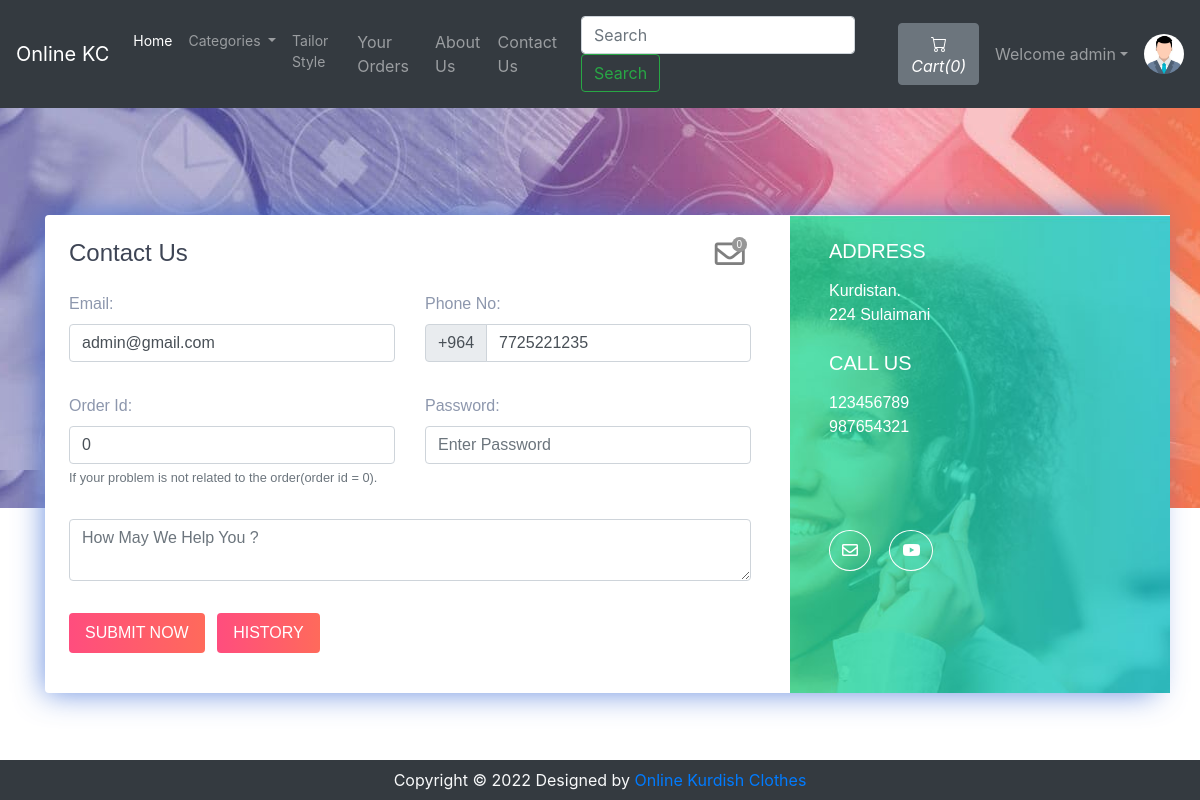
/contact.php (signed in), run on the app's committed database.
### tables this page shows
CREATE TABLE `sitedetail` (
  `tempId` int(11) NOT NULL,
  `systemName` varchar(21) NOT NULL,
  `email` varchar(35) NOT NULL,
  `contact1` bigint(21) NOT NULL,
  `contact2` bigint(21) DEFAULT NULL COMMENT 'Optional',
  `address` text NOT NULL,
  `dateTime` datetime NOT NULL DEFAULT current_timestamp()
);

CREATE TABLE `users` (
  `id` int(21) NOT NULL,
  `username` varchar(21) NOT NULL,
  `firstName` varchar(21) NOT NULL,
  `lastName` varchar(21) NOT NULL,
  `email` varchar(35) NOT NULL,
  `phone` bigint(20) NOT NULL,
  `userType` enum('0','1') NOT NULL DEFAULT '0' COMMENT '0=user\r\n1=admin',
  `password` varchar(255) NOT NULL,
  `joinDate` datetime NOT NULL DEFAULT current_timestamp()
);

### contact.php (the view, shortened to what this page needs)
<!doctype html>
<html lang="en">
  <head>
    <link rel="stylesheet" href="https://stackpath.bootstrapcdn.com/bootstrap/4.5.0/css/bootstrap.min.css">
    <link rel="stylesheet" href="https://use.fontawesome.com/releases/v5.8.2/css/all.css">
  </head>
  <body>
  <?php include 'partials/_dbconnect.php';?>
  <?php include 'partials/_nav.php';?>
      <div class="contact2" style="background-image:url(img/us.jpg);height: 400px;" id="contact">
        <div class="container">
          <div class="row contact-container">
            <div class="col-lg-12">
              <div class="card card-shadow border-0 mb-4">
                <div class="row">
                  <div class="col-lg-8">
                    <div class="contact-box p-4">
                      <div class="row">
                        <div class="col-lg-8">
                          <h4 class="title">Contact Us</h4>
                        </div>
                        <?php if($loggedin){ ?>
                          <div class="col-lg-4">
                            <div class="icon-badge-container mx-1" style="padding-left: 167px;">
                              <a href="#" data-toggle="modal" data-target="#adminReply"><i class="far fa-envelope icon-badge-icon"></i></a>
                              <div class="icon-badge"><b><span id="totalMessage">0</span></b></div>
                            </div>
                          </div>
                        <?php } ?>
                      </div>
                      <?php
                          $passSql = "SELECT * FROM users WHERE id='$userId'";
                          $passResult = mysqli_query($conn, $passSql);
                          $passRow=mysqli_fetch_assoc($passResult);
                          if($passRow){
                          $email = $passRow['email'];
                          $phone = $passRow['phone'];
                        }else{
                            $email = "";
                            $phone = "";
                        }
                      ?>
                      <form action="partials/_manageContactUs.php" method="POST">
                        <div class="row">
                          <div class="col-lg-6">
                            <div class="form-group mt-3">
                                <b><label for="email">Email:</label></b>
                                <input type="email" class="form-control" id="email" name="email" placeholder="Enter Your Email" required value="<?php echo $email ?>">
                            </div>
                          </div>
                          <div class="col-lg-6">
                            <div class="form-group mt-3">
                                <b><label for="phone">Phone No:</label></b>
                                <div class="input-group mb-3">
                                    <div class="input-group-prepend">
                                      <span class="input-group-text" id="basic-addon">+964</span>
                                    </div>
                                    <input type="tel" class="form-control" id="phone" name="phone" aria-describedby="basic-addon" placeholder="Enter Your Phone Number" required pattern="[0-9]{10}" value="<?php echo $phone ?>">
                                </div>
                            </div>
                          </div>
                          <div class="col-lg-6">
                            <div class="form-group mt-3">
                              <b><label for="orderId">Order Id:</label></b>
                              <input class="form-control" type="text" id="orderId" name="orderId" placeholder="Order Id" value="0">
                              <small id="orderIdHelp" class="form-text text-muted">If your problem is not related to the order(order id = 0).</small>
                            </div>
                          </div>
                          <div class="col-lg-6">
                            <div class="form-group mt-3">
                              <b><label for="password">Password:</label></b>
                              <input class="form-control" id="password" name="password" placeholder="Enter Password" type="password" placeholder="Enter Your Password" required data-toggle="password">
                            </div>
                          </div>
                          <div class="col-lg-12">
                            <div class="form-group  mt-3">
                                <textarea class="form-control" id="message" name="message" rows="2" required minlength="6" placeholder="How May We Help You ?"></textarea>
                            </div>
                          </div>
                          <?php if($loggedin){ ?>
                            <div class="col-lg-12">
                              <button type="submit" class="btn btn-danger-gradiant mt-3 mb-3 text-white border-0 py-2 px-3"><span> SUBMIT NOW <i class="ti-arrow-right"></i></span></button>
                              <button type="button" class="btn btn-danger-gradiant mt-3 mb-3 text-white border-0 py-2 px-3 mx-2" data-toggle="modal" data-target="#history"><span> HISTORY <i class="ti-arrow-right"></i></span></button>
                            </div>
                          <?php } ?>
                        </div>
                      </form>
                    </div>
                  </div>
                  <?php
                    $sql = "SELECT * FROM `sitedetail`";
                    $result = mysqli_query($conn, $sql);
                    $row = mysqli_fetch_assoc($result);
                    $address = $row['address'];
                    $email = $row['email'];
                    $contact1 = $row['contact1'];
                    $contact2 = $row['contact2'];
                    echo '<div class="col-lg-4 bg-image" style="background-image:url(img/contact.jpg)">
                          <div class="detail-box p-4">
                            <h5 class="text-white font-weight-light mb-3">ADDRESS</h5>
                            <p class="text-white op-7">' .$address. '</p>
                            <h5 class="text-white font-weight-light mb-3 mt-4">CALL US</h5>
                            <p class="text-white op-7">' .$contact1. '
                              <br> ' .$contact2. '</p>
                            <div class="round-social light">
                              <a href="https://mail.google.com/mail/?view=cm&fs=1&tf=1&to=' .$email. '" class="ml-0 text-decoration-none text-white border border-white rounded-circle" target="_blank"><i class="far fa-envelope"></i></a>
                              <a href="https://youtube.com/" class="text-decoration-none text-white border border-white rounded-circle" target="_blank"><i class="fab fa-youtube"></i></a>
                            </div>
                          </div>
                        </div>';
                  ?>
                </div>
              </div>
            </div>
          </div>
        </div>
      </div>
  <?php include 'partials/_footer.php';?>
  </body>
</html>

### partials/_nav.php (shortened to what this page needs)
<?php
if (isset($_SESSION['loggedin']) && $_SESSION['loggedin'] == true) {
    $loggedin = true;
    $userId = $_SESSION['userId'];
    $username = $_SESSION['username'];
} else {
    $loggedin = false;
    $userId = 0;
}
$sql = 'SELECT * FROM `sitedetail`';
$result = mysqli_query($conn, $sql);
$row = mysqli_fetch_assoc($result);
$systemName = $row['systemName'];
echo '<nav class="navbar navbar-expand-lg navbar-dark bg-dark">
      <a class="navbar-brand" href="index.php">' .
    $systemName .
    '</a>
      <div class="collapse navbar-collapse" id="navbarSupportedContent">
        <ul class="navbar-nav mr-auto">
          <li class="nav-item active">
            <a class="nav-link" href="index.php" style="font-size: 14px">Home <span class="sr-only">(current)</span></a>
          </li>
          <li class="nav-item dropdown">
            <a class="nav-link dropdown-toggle" href="#" id="navbarDropdown" role="button" data-toggle="dropdown" aria-haspopup="true" aria-expanded="false" style="font-size: 14px">
              Categories
            </a>
      </ul>
   <div class="dropdown-menu" aria-labelledby="navbarDropdown">';
echo '</div>
          </li>
          <li class="nav-item" style="font-size: 14px">
            <a class="nav-link" href="tailorstyle.php">Tailor Style</a>
          </li>
          <li class="nav-item">
            <a class="nav-link" href="viewOrder.php">Your Orders</a>
          </li>
          <li class="nav-item">
            <a class="nav-link" href="about.php">About Us</a>
          </li>
          <li class="nav-item">
            <a class="nav-link" href="contact.php">Contact Us</a>
          </li>
        </ul>
        <form method="get" action="/OnlineKC/search.php" class="form-inline my-2 my-l g-0 mx-3">
          <input class="form-control mr-sm-2" type="search" name="search" id="search" placeholder="Search" aria-label="Search" required>
          <button class="btn btn-outline-success my-2 my-sm-0" type="submit">Search</button>
        </form>';
$countsql = "SELECT SUM(`itemQuantity`) FROM `viewcart` WHERE `userId`=$userId";
$countresult = mysqli_query($conn, $countsql);
$countrow = mysqli_fetch_assoc($countresult);
$count = $countrow['SUM(`itemQuantity`)'];
if (!$count) {
    $count = 0;
}
echo '<a href="viewCart.php"><button type="button" class="btn btn-secondary mx-2" title="MyCart">
          <svg xmlns="img/cart.svg" width="16" height="16" fill="currentColor" class="bi bi-cart" viewBox="0 0 16 16">
            <path d="M0 1.5A.5.5 0 0 1 .5 1H2a.5.5 0 0 1 .485.379L2.89 3H14.5a.5.5 0 0 1 .491.592l-1.5 8A.5.5 0 0 1 13 12H4a.5.5 0 0 1-.491-.408L2.01 3.607 1.61 2H.5a.5.5 0 0 1-.5-.5zM3.102 4l1.313 7h8.17l1.313-7H3.102zM5 12a2 2 0 1 0 0 4 2 2 0 0 0 0-4zm7 0a2 2 0 1 0 0 4 2 2 0 0 0 0-4zm-7 1a1 1 0 1 1 0 2 1 1 0 0 1 0-2zm7 0a1 1 0 1 1 0 2 1 1 0 0 1 0-2z"/>
          </svg>
          <i class="bi bi-cart">Cart(' .
    $count .
    ')</i>
        </button></a>';
if ($loggedin) {
    echo '<ul class="navbar-nav mr-2">
            <li class="nav-item dropdown">
              <a class="nav-link dropdown-toggle" href="#" id="navbarDropdown" role="button" data-toggle="dropdown"> Welcome ' .
        $username .
        '</a>
              <div class="dropdown-menu" aria-labelledby="navbarDropdown">
                <a class="dropdown-item" href="partials/_logout.php">Logout</a>
              </div>
            </li>
          </ul>
          <div class="text-center image-size-small position-relative">
            <a href="viewProfile.php"><img src="img/person-' .
        $userId .
        '.jpg" class="rounded-circle" onError="this.src = \'img/profilePic.jpg\'" style="width:40px; height:40px"></a>
          </div>';
} else {
    echo '
          <button type="button" class="btn btn-success mx-2"  data-toggle="modal" data-target="#loginModal">Login</button>
          <button type="button" class="btn btn-success mx-2"  data-toggle="modal" data-target="#signupModal">SignUp</button>';
}
echo '</div>
    </nav>';
?>

### contact.php (style rules this page uses)
.icon-badge-container { position: absolute; }
.icon-badge-icon { font-size: 30px; color: rgb(0 0 0 / 50%); position: relative; }
.icon-badge { background-color: #979797;; font-size: 10px; color: white; text-align: center; width: 15px; height: 15px; border-radius: 49%; position: relative; top: -35px; left: 17px; }
.contact2 { font-family: "Montserrat", sans-serif; color: #8d97ad; font-weight: 300; background-position: center top; }
.contact2 h1, .contact2 h2, .contact2 h3, .contact2 h4, .contact2 h5, .contact2 h6 { color: #3e4555; }
.contact2 .bg-image { background-size: cover; position: relative; display: -webkit-box; display: -webkit-flex; display: -ms-flexbox; display: flex; }
.contact2 .card.card-shadow { -webkit-box-shadow: 0px 0px 30px rgba(115, 128, 157, 0.1); box-shadow: 0px 0px 30px rgba(61, 109, 214, 0.774); }
.contact2 .detail-box .round-social { margin-top: 100px; }
.contact2 .round-social a { background: transparent; margin: 0 7px; padding: 11px 12px; }
.contact2 .contact-container { position: relative; top: 107px; }
.contact2 .btn-danger-gradiant { background: #ff4d7e; background: -webkit-linear-gradient(legacy-direction(to right), #ff4d7e 0%, #ff6a5b 100%); background: -webkit-gradient(linear, left top, right top, from(#ff4d7e), to(#ff6a5b)); background: -webkit-linear-gradient(left, #ff4d7e 0%, #ff6a5b 100%); background: -o-linear-gradient(left, #ff4d7e 0%, #ff6a5b 100%); background: linear-gradient(to right, #ff4d7e 0%, #ff6a5b 100%); }

### data on the page
sitedetail: systemName "Online KC", address "Kurdistan. 224 Sulaimani", contact1 "123456789", contact2 "987654321"
users: email "admin@gmail.com", phone "7725221235"

### other printed values
$count "0"
$username "admin"
